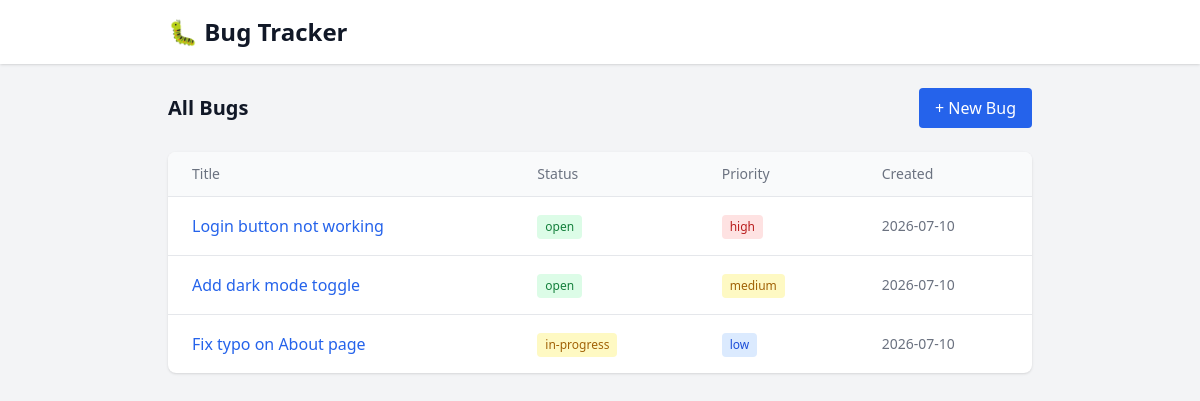
The page / on the database its author committed.
### tables this page shows
CREATE TABLE bugs (
            id          INTEGER PRIMARY KEY AUTOINCREMENT,
            title       TEXT NOT NULL,
            description TEXT,
            status      TEXT DEFAULT 'open',
            priority    TEXT DEFAULT 'medium',
            created_at  TIMESTAMP DEFAULT CURRENT_TIMESTAMP,
            updated_at  TIMESTAMP DEFAULT CURRENT_TIMESTAMP
        );

### app.py (the view)
@app.route("/")
def index():
    bugs = get_all_bugs()
    return render_template("index.html", bugs=bugs)

### db.py (called while the page is built)
def get_connection():
    conn = sqlite3.connect(DB_NAME)
    conn.row_factory = sqlite3.Row
    return conn

def get_all_bugs():
    conn = get_connection()
    bugs = conn.execute(
        "SELECT * FROM bugs ORDER BY created_at DESC"
    ).fetchall()
    conn.close()
    return bugs

### templates/index.html
{% extends "base.html" %}
{% block content %}
    <div class="flex justify-between items-center mb-6">
        <h2 class="text-xl font-semibold">All Bugs</h2>
        <a href="/new" class="bg-blue-600 text-white px-4 py-2 rounded hover:bg-blue-700 transition">
            + New Bug
        </a>
    </div>
    {% if bugs %}
        <div class="bg-white rounded-lg shadow overflow-hidden">
            <table class="w-full">
                <thead class="bg-gray-50 border-b">
                    <tr>
                        <th class="text-left px-6 py-3 text-sm font-medium text-gray-500">Title</th>
                        <th class="text-left px-6 py-3 text-sm font-medium text-gray-500">Status</th>
                        <th class="text-left px-6 py-3 text-sm font-medium text-gray-500">Priority</th>
                        <th class="text-left px-6 py-3 text-sm font-medium text-gray-500">Created</th>
                    </tr>
                </thead>
                <tbody>
                    {% for bug in bugs %}
                        <tr class="border-b last:border-0 hover:bg-gray-50">
                            <td class="px-6 py-4">
                                <a href="/bug/{{ bug.id }}" class="text-blue-600 hover:underline font-medium">
                                    {{ bug.title }}
                                </a>
                            </td>
                            <td class="px-6 py-4">
                                <span class="inline-block px-2 py-1 text-xs font-medium rounded
                                    {% if bug.status == 'open' %}bg-green-100 text-green-700
                                    {% elif bug.status == 'in-progress' %}bg-yellow-100 text-yellow-700
                                    {% else %}bg-gray-100 text-gray-700{% endif %}">
                                    {{ bug.status }}
                                </span>
                            </td>
                            <td class="px-6 py-4">
                                <span class="inline-block px-2 py-1 text-xs font-medium rounded
                                    {% if bug.priority == 'high' %}bg-red-100 text-red-700
                                    {% elif bug.priority == 'medium' %}bg-yellow-100 text-yellow-700
                                    {% else %}bg-blue-100 text-blue-700{% endif %}">
                                    {{ bug.priority }}
                                </span>
                            </td>
                            <td class="px-6 py-4 text-sm text-gray-500">
                                {{ bug.created_at[:10] }}
                            </td>
                        </tr>
                    {% endfor %}
                </tbody>
            </table>
        </div>
    {% else %}
        <div class="bg-white rounded-lg shadow p-8 text-center">
            <p class="text-gray-500">No bugs yet. Create your first one!</p>
        </div>
    {% endif %}
{% endblock %}

### rows shown on the page
bugs: title "Login button not working", status "open", priority "high", created_at "2026-07-10"
bugs: title "Add dark mode toggle", status "open", priority "medium", created_at "2026-07-10"
bugs: title "Fix typo on About page", status "in-progress", priority "low", created_at "2026-07-10"
